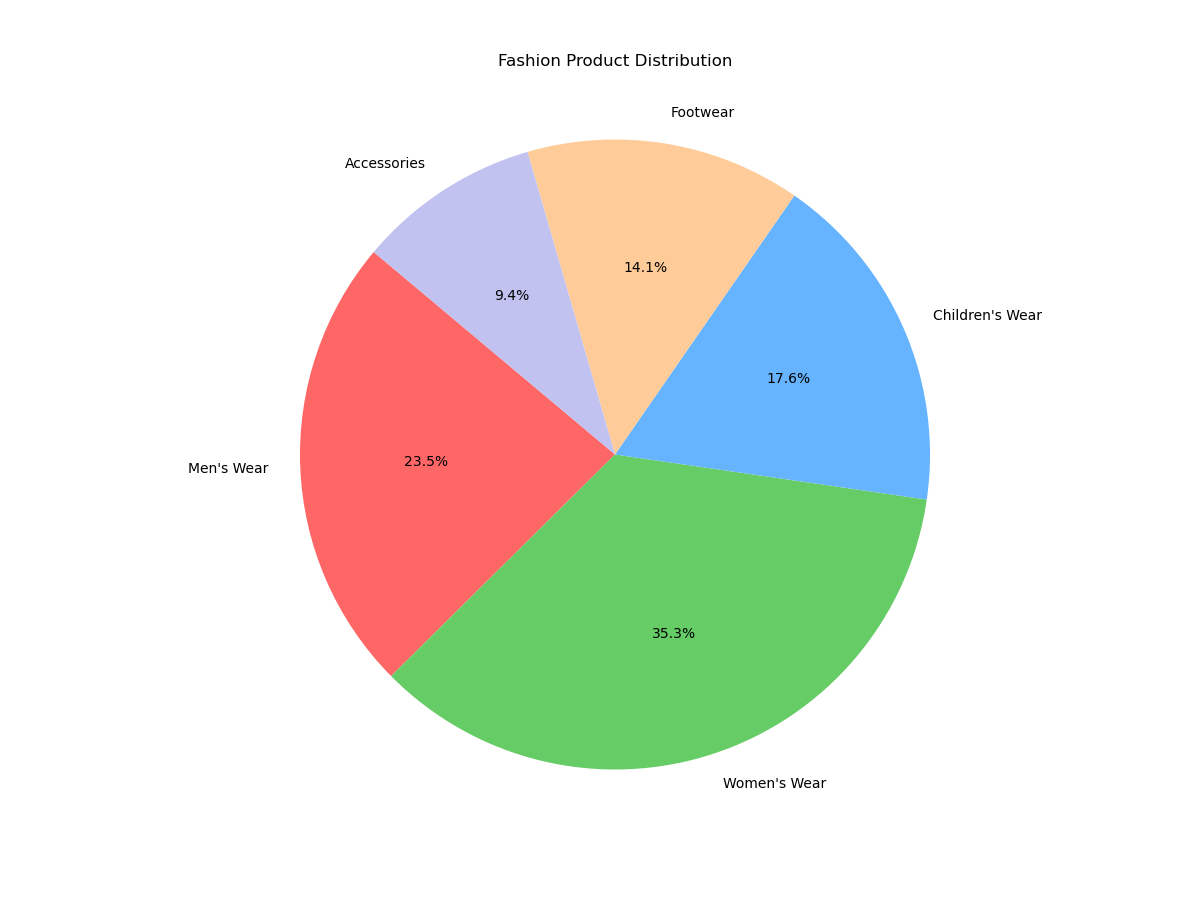

The script that drew this image:

import matplotlib.pyplot as plt

labels = ['Men\'s Wear', 'Women\'s Wear', 'Children\'s Wear', 'Footwear', 'Accessories']
sizes = [200, 300, 150, 120, 80]
colors = ['#ff6666', '#66cc66', '#66b3ff', '#ffcc99', '#c2c2f0']

plt.figure(figsize=(12,9))
plt.pie(sizes, labels=labels, colors=colors, autopct='%1.1f%%', startangle=140)

plt.title('Fashion Product Distribution', pad=30)
plt.axis('equal')
plt.show()
